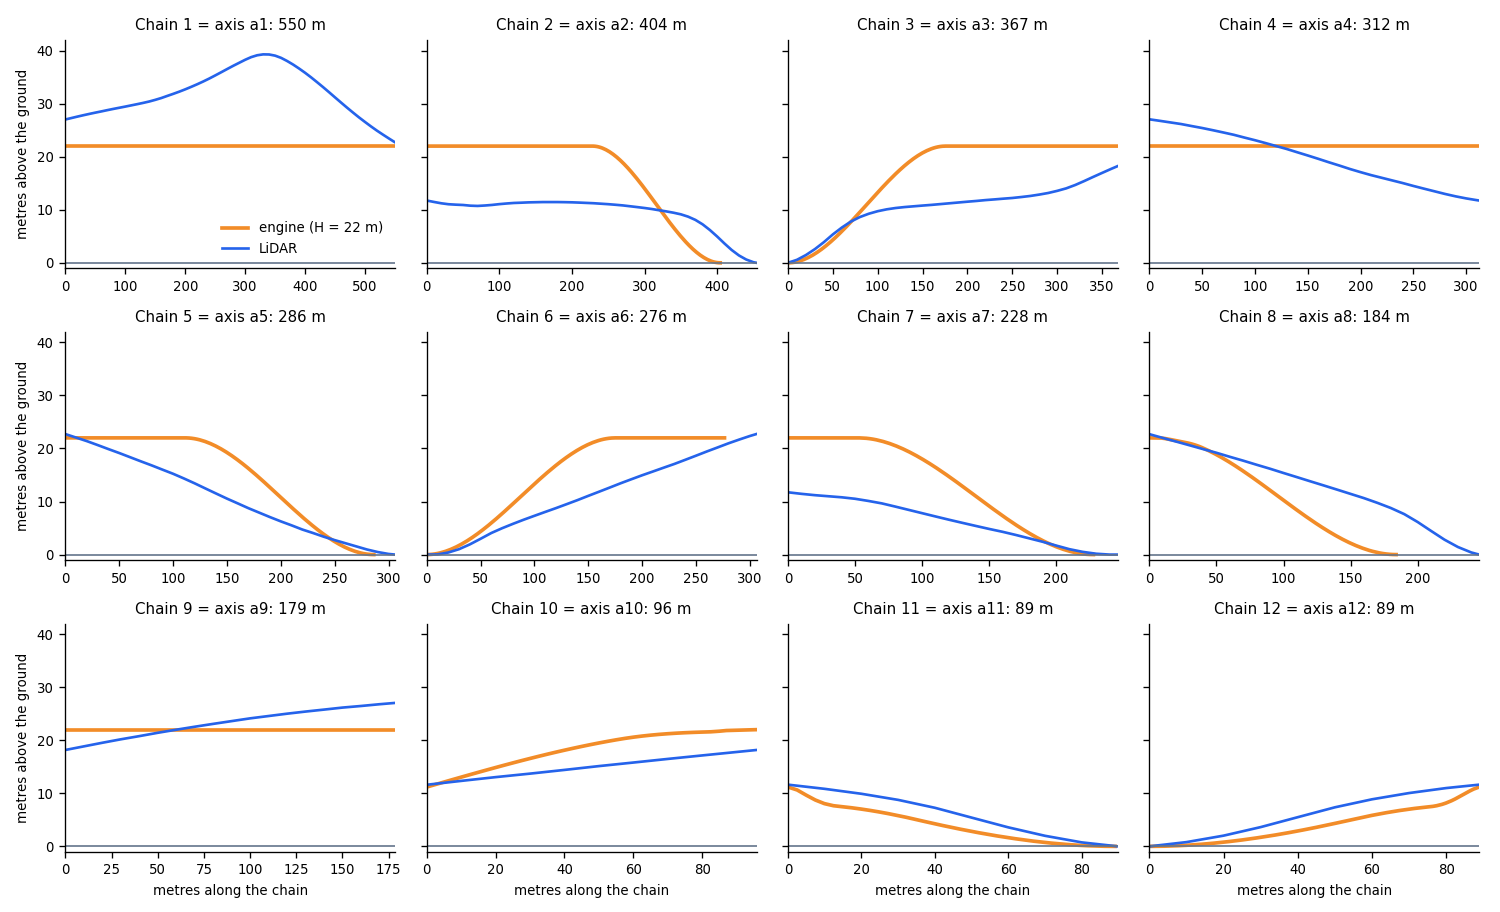

The Python source for this figure:
"""Makes granville_vs_lidar.png and prints the table of docs/design/bridge_profile_edit.md: the profile that the engine makes for each chain of the Granville Bridge
next to the heights that the City of Vancouver LiDAR 2022 gives for the same road (granville_lidar_samples.json, from urbanstyle's profile of the bridge). A chain is
the axis of urbanstyle's profile that has the same OSM ways. Run it again after a change of the height rules:

    python docs/img/bridge-height/granville_vs_lidar.py"""
import json
from pathlib import Path

import geopandas as gpd
import matplotlib

matplotlib.use("Agg")
import matplotlib.pyplot as plt
from granville import chains_of

HERE = Path(__file__).resolve().parent


def matched(chains, lidar):
    """For each chain (numbered from the longest) the axis of the LiDAR file with the most OSM ways in common."""
    out = []
    for c in chains:
        ways = {f["properties"]["osm_id"] for f in c["pieces"]}
        axis = max(lidar["axes"], key=lambda a: len(ways & {int(w[1:]) for w in a["ways"]}))
        out.append((c, axis, len(ways & {int(w[1:]) for w in axis["ways"]}) == len(ways)))
    return out


def main():
    chains = chains_of(gpd.read_parquet(HERE / "granville_bridge_edges.parquet"))
    lidar = json.loads((HERE / "granville_lidar_samples.json").read_text())
    full = chains[0]["pieces"][0]["properties"]["__rs_full"]
    print(f"H of the engine: {full:.1f} m\n| Chain | Axis of the LiDAR file | Length (engine, LiDAR) | Highest deck, engine | Highest deck, LiDAR |\n|---|---|---|---|---|")
    fig, axes = plt.subplots(3, 4, figsize=(12.5, 7.6), sharey=True)
    for n, ((c, axis, same), ax) in enumerate(zip(matched(chains, lidar), axes.flat, strict=False), 1):
        length = c["length"]
        xs, under = [], []
        for f in c["pieces"]:
            p = f["properties"]
            xs += [p["__rs_s0"] * length, p["__rs_s1"] * length]
            under += [full * p["__rs_lift0"], full * p["__rs_lift1"]]
        s, z = zip(*axis["samples"], strict=False)
        assert same, (n, axis["id"])
        ax.plot(xs, under, color="#f28c28", linewidth=2.2, label=f"engine (H = {full:.0f} m)")
        ax.plot(s, z, color="#2563eb", linewidth=1.6, label="LiDAR")
        ax.axhline(0, color="#64748b", linewidth=1.0)
        ax.set_title(f"Chain {n} = axis {axis['id']}: {length:.0f} m", fontsize=9)
        ax.set_xlim(0, max(length, axis["length_m"]))
        ax.set_ylim(-1, 42)
        ax.spines[["top", "right"]].set_visible(False)
        ax.tick_params(labelsize=8)
        if n > 8:
            ax.set_xlabel("metres along the chain", fontsize=8)
        if n % 4 == 1:
            ax.set_ylabel("metres above the ground", fontsize=8)
        print(f"| {n} | {axis['id']} | {length:.0f} m, {axis['length_m']:.0f} m | {max(under):.1f} m | {max(z):.1f} m |")
    axes.flat[0].legend(fontsize=8, loc="lower right", frameon=False)
    fig.tight_layout()
    fig.savefig(HERE / "granville_vs_lidar.png", dpi=120)


if __name__ == "__main__":
    import sys
    sys.path.insert(0, str(HERE))
    main()
